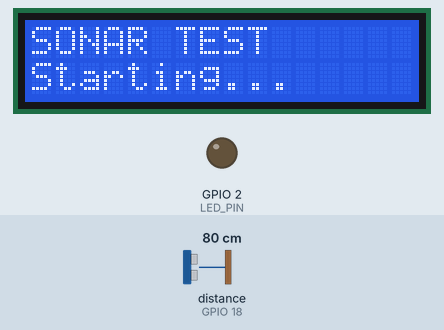
Simulated run of this sketch. Board: ESP32. Shown: 16×2 character LCD, output pins drawn as LEDs (lit = HIGH). Wiring (inferred from the names in the program): ultrasonic range finder: trigger GPIO 5; echo GPIO 18. Dashed ring = blinking. The inputs (shaded band) are chosen by the test bench; at power-on: distance to the obstacle (sensor on GPIO 18) 80 cm. The echo pulse lasts 58.3 µs per cm; pins used as bus, display or sensor lines are not drawn.

Above: at 1.1 s.
At 3.78 s:
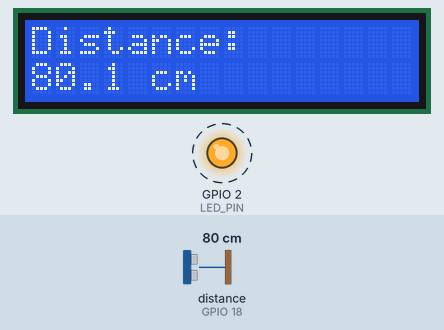
3.8 s: distance to the obstacle (sensor on GPIO 18) set to 9 cm
At 4.22 s:
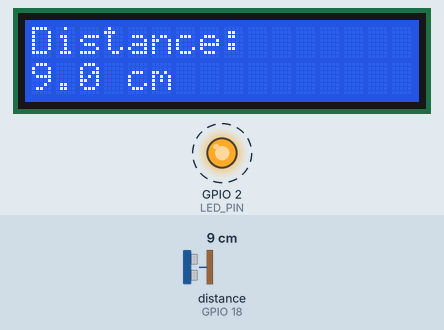
6.8 s: distance to the obstacle (sensor on GPIO 18) set to 2 cm
At 7.28 s:
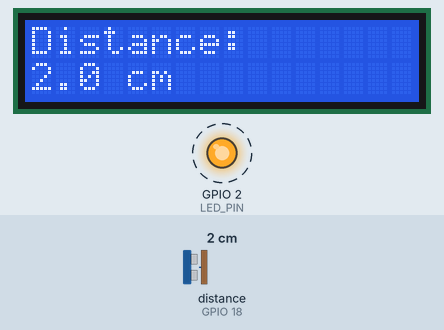
8.5 s: distance to the obstacle (sensor on GPIO 18) set to 4 cm
At 8.82 s:
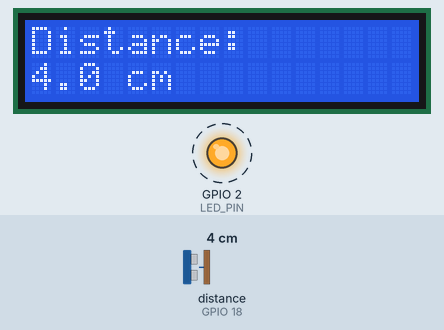
Timing chart, 0 to 16.1 s (numbered marks = the images above; inputs shaded):
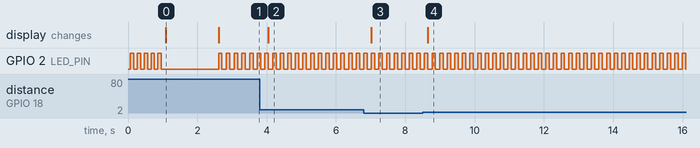

The sketch:

sonar_test.ino
```cpp
/*
 * SONAR PROXIMITY TEST – HC-SR04 Debug
 *
 * Dual feedback:
 * - LED: fast blink (100ms) = valid | slow blink (500ms) = timeout | steady = out of range
 * - LCD: displays distance in cm + status
 */

#include <Wire.h>
#include <LiquidCrystal_I2C.h>

#define SONAR_TRIG_PIN   5
#define SONAR_ECHO_PIN   18
#define SONAR_TIMEOUT_US 26000UL
#define LED_PIN          2

#define I2C_SDA_PIN      21
#define I2C_SCL_PIN      22
#define LCD_ADDR         0x27
#define LCD_COLS         16
#define LCD_ROWS         2

LiquidCrystal_I2C lcd(LCD_ADDR, LCD_COLS, LCD_ROWS);

void setup() {
  pinMode(SONAR_TRIG_PIN, OUTPUT);
  pinMode(SONAR_ECHO_PIN, INPUT);
  pinMode(LED_PIN, OUTPUT);

  // Init I2C & LCD
  Wire.begin(I2C_SDA_PIN, I2C_SCL_PIN);
  lcd.init();
  lcd.backlight();

  // Startup blink pattern
  for (int i = 0; i < 5; i++) {
    digitalWrite(LED_PIN, HIGH);
    delay(100);
    digitalWrite(LED_PIN, LOW);
    delay(100);
  }

  lcd.clear();
  lcd.setCursor(0, 0);
  lcd.print("SONAR TEST");
  lcd.setCursor(0, 1);
  lcd.print("Starting...");
  delay(1500);
}

float sonarReadCm() {
  digitalWrite(SONAR_TRIG_PIN, LOW);
  delayMicroseconds(4);
  digitalWrite(SONAR_TRIG_PIN, HIGH);
  delayMicroseconds(10);
  digitalWrite(SONAR_TRIG_PIN, LOW);

  long dur = pulseIn(SONAR_ECHO_PIN, HIGH, SONAR_TIMEOUT_US);
  if (dur == 0) return -1.0f;
  return (float)dur / 58.2f;
}

void loop() {
  float dist = sonarReadCm();

  // Update LCD
  lcd.clear();
  lcd.setCursor(0, 0);

  if (dist < 0) {
    // Timeout - slow blink (500ms on, 500ms off)
    lcd.print("TIMEOUT");
    lcd.setCursor(0, 1);
    lcd.print("No response");

    digitalWrite(LED_PIN, HIGH);
    delay(500);
    digitalWrite(LED_PIN, LOW);
    delay(500);
  } else if (dist > 400) {
    // Out of range - steady on
    lcd.print("OUT OF RANGE");
    lcd.setCursor(0, 1);
    lcd.print("> 400 cm");

    digitalWrite(LED_PIN, HIGH);
    delay(1000);
  } else {
    // Valid reading - fast blink (100ms on, 100ms off)
    lcd.print("Distance:");
    lcd.setCursor(0, 1);
    lcd.print(dist, 1);
    lcd.print(" cm");

    digitalWrite(LED_PIN, HIGH);
    delay(100);
    digitalWrite(LED_PIN, LOW);
    delay(100);
  }
}
```

Measured:
- after the input at 3.8 s, the display: changes after 0.25 s (image 2)
- after the input at 6.8 s, the display: changes after 0.22 s (image 3)
- after the input at 8.5 s, the display: changes after 0.15 s (image 4)
- by itself, GPIO 2 (LED_PIN): alternates HIGH for 0.10 s and LOW for 0.12 s
- what the display in image 0 shows lasts 1.5 s, from 1.1 s to 2.6 s
